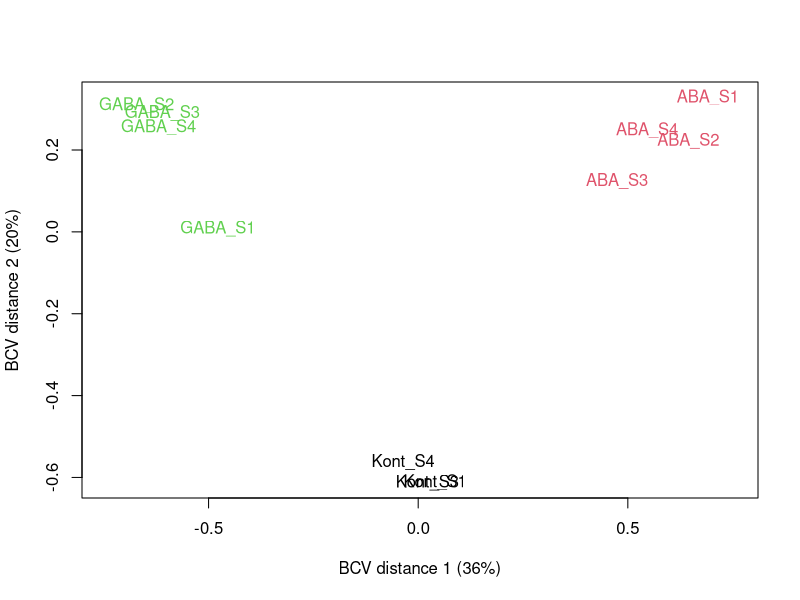
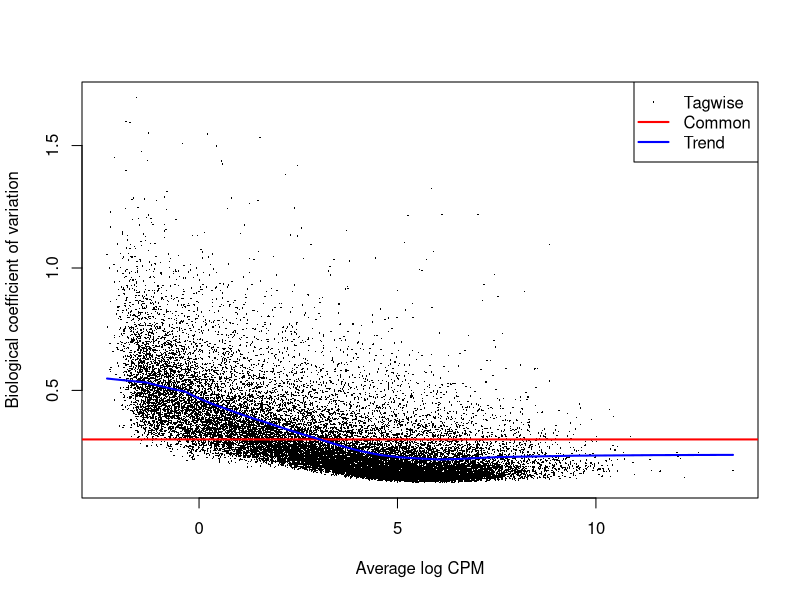
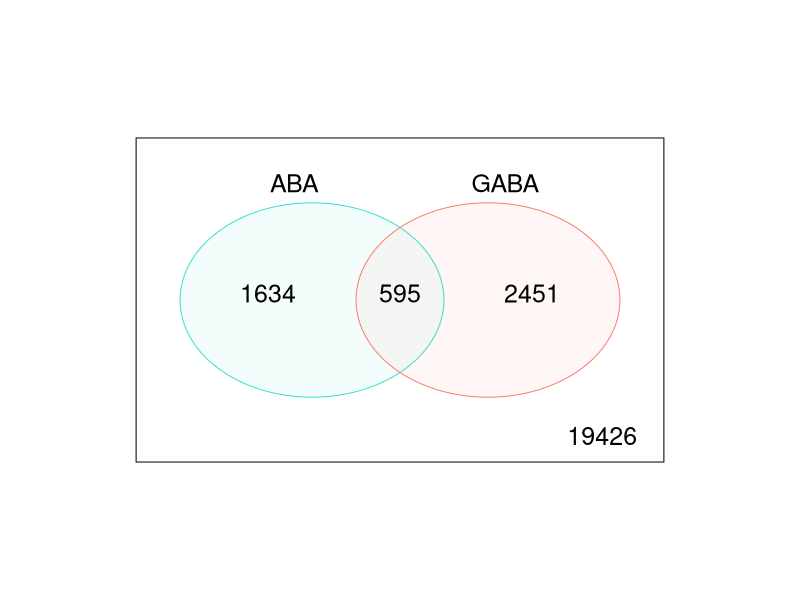
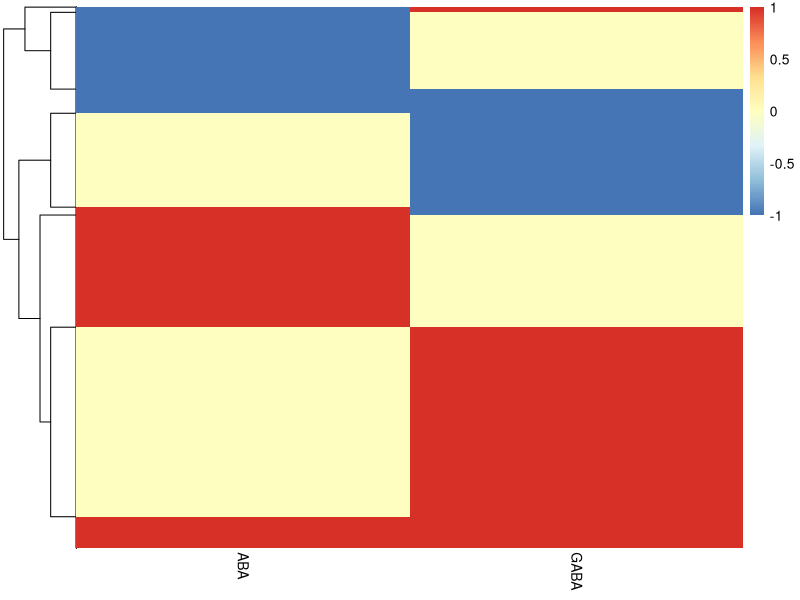
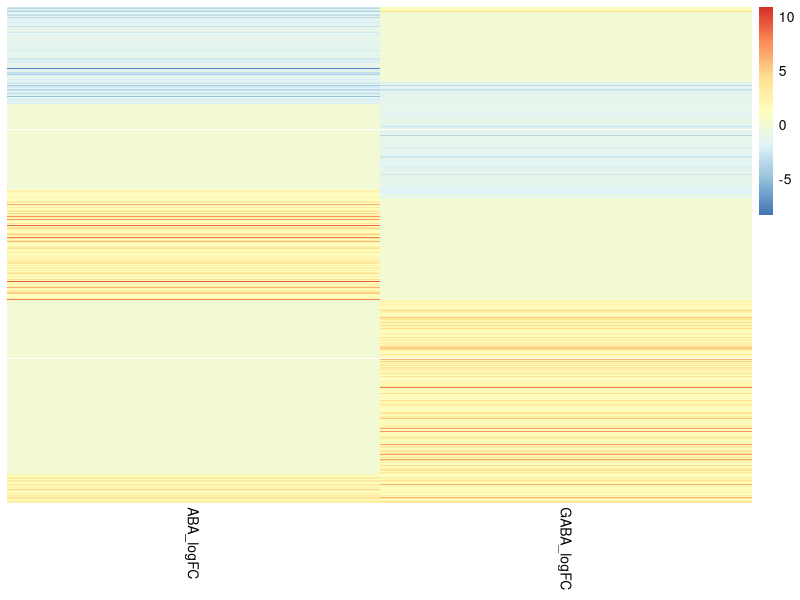

The R source for these figures, in order:
## ---- chunk 1
knitr::opts_chunk$set(echo = TRUE)
## ---- chunk 2
library(tidyverse)
library(magrittr)
library(edgeR)
library(pheatmap)
## ---- chunk 3
# load and clean up gene counts
geneCounts <- read_delim("4_Counts/GC_GABA_ABA_geneCounts_final.txt", 
                         delim = "\t", 
                         comment = "#") %>% 
  column_to_rownames("Geneid")
colnames(geneCounts) %<>% str_remove("../3_BAM/") %>% str_remove(".STARAligned_sortedByName.bam")
# crate meta data
meta <- tibble(sample = colnames(geneCounts),
              group = str_extract(sample,".+(?=_)"), # this info will fill to 'group' as col name match 'group' pram in DGEList()
              reps = str_extract(sample,"(?<=_).+")) %>% 
  filter(sample != "Kont_S2")
geneCounts %<>% dplyr::select(-Kont_S2) # remove the sample that is very badly mapped

# construct DGElist, filtering and normalize RNA composition
countList <- DGEList(counts = geneCounts,
                     samples = meta) 
keep <- filterByExpr(countList)
# By default, the function keeps genes with about 10 read counts or more in a minimum number of samples, where the number of samples is chosen according to the minimum group sample size. The actual filtering uses CPM values rather than counts in order to avoid giving preference to samples with large library sizes. For this dataset, the median library size is about 29 million and 10/29 approx. 0.34, so the filterByExpr function keeps genes that have a CPM of 0.34 or more in at least 4 samples.
table(keep)
countList <- countList[keep,, keep.lib.sizes=FALSE] %>% 
  calcNormFactors()
# set control group as reference 
countList$samples$group <- relevel(countList$samples$group, ref = "Kont")
## ---- chunk 4
# visualize sample clustering, alternatively PCA can do the job
mds <- plotMDS(countList, method="bcv", col=as.numeric(countList$samples$group))
# make it easy to change appearance 
mds %>%
  extract(c(5,6)) %>%
  as.data.frame() %>%
  rownames_to_column("sample") %>%
  left_join(meta) %>%
  ggplot(aes(x = x, y = y)) +
  geom_point(aes(colour  = group), 
             size = 7) +
  theme_bw() +
  theme(text = element_text(size=20)) +
  labs(x = "BCV distance 1",
       y = "BCV distance 2") -> mdsplot

# export::graph2office(x = mdsplot, type = "ppt",
#              file = "Barley_MDS.pptx", width = 10,
#              aspectr = 1.5)
## ---- chunk 5
# if with multiple factors, dispersion needs to be estimated with specified design matrix (see section 2.10.2 in edgeR user's guide updated in 21 Oct. 2019)
counts_Disp <- estimateDisp(countList)
plotBCV(counts_Disp)
## ---- chunk 6
# contract a design matrix with baseline control
designMat <- model.matrix(~ group, data = countList$samples)

# fit to model
fit <- glmQLFit(counts_Disp)
## ---- chunk 7
# ABA Vs Control
ABA <- glmQLFTest(fit, coef = 2)
ABAgenes <- ABA$table %>% 
  rownames_to_column("GeneID") %>% 
  mutate(adj.p = p.adjust(PValue, method = "BH"))

ABAgenes %>% 
  mutate(expression = ifelse(adj.p < 0.05 & abs(logFC) >= 1, 
                             ifelse(logFC >= 1 ,'Up','Down'),
                             'Stable'),
         expression = fct_relevel(expression, "Up","Stable","Down")) %>% 
  ggplot(aes(x = logFC, 
             y = -log10(adj.p), 
             colour = expression)) +
  geom_point(alpha = 0.4, size = 3.5) +
  scale_color_manual(values=c("red", "grey","blue"))+
  xlim(c(-10, 10)) +
  geom_vline(xintercept = c(-1,1),
             lty=4,col="black",
             lwd=0.8) +
  geom_hline(yintercept = -log10(0.05),
             lty=4,col="black",
             lwd=0.8) +
  labs(x="log2(fold change)",
       y="-log10 (adj.p-value)")  +
  theme_bw() +
  theme(text = element_text(size=20),
        legend.text = element_text(size = 18),
        plot.title = element_text(hjust = 0.5), 
        legend.position = c(1, 0), 
        legend.justification = c(1, 0), 
        legend.title = element_blank()) +
  ggtitle("ABA vs. Control") -> Vocano_ABA
# plotly::ggplotly is able to turn ggplot to interactive plot

# export::graph2office(x = Vocano_ABA, type = "ppt",
#              file = "Barley_vocano.pptx", width = 10,
#              aspectr = 1.5, append = TRUE)
## ---- chunk 8
# GABA Vs Control
GABA <- glmQLFTest(fit, coef = 3)
GABAgenes <- GABA$table %>% 
  rownames_to_column("GeneID") %>% 
  mutate(adj.p = p.adjust(PValue, method = "BH"))

GABAgenes %>% 
  mutate(expression = ifelse(adj.p < 0.05 & abs(logFC) >= 1, 
                             ifelse(logFC >= 1 ,'Up','Down'),
                             'Stable'),
         expression = fct_relevel(expression, "Up","Stable","Down")) %>% 
  ggplot(aes(x = logFC, 
             y = -log10(adj.p), 
             colour = expression)) +
  geom_point(alpha = 0.4, size = 3.5) +
  scale_color_manual(values=c("red", "grey","blue"))+
  xlim(c(-11, 11)) +
  geom_vline(xintercept = c(-1,1),
             lty=4,col="black",
             lwd=0.8) +
  geom_hline(yintercept = -log10(0.05),
             lty=4,col="black",
             lwd=0.8) +
  labs(x="log2(fold change)",
       y="-log10 (adj.p-value)")  +
  theme_bw() +
  theme(text = element_text(size=20),
        legend.text = element_text(size = 18),
        plot.title = element_text(hjust = 0.5), 
        legend.position = c(1, 0), 
        legend.justification = c(1, 0), 
        legend.title = element_blank()) +
  ggtitle("GABA vs. Control") -> Vocano_GABA

# export::graph2office(x = Vocano_GABA, type = "ppt",
#              file = "Barley_vocano.pptx", width = 10,
#              aspectr = 1.5, append = TRUE)
## ---- chunk 9
DEs <- list(ABAde = ABAgenes,
     GABAde = GABAgenes) %>% 
  lapply(function(x){
    x %>% 
      filter(adj.p <= 0.05 & abs(logFC) >= 1) %>% 
      mutate(expression = ifelse(logFC >= 1, 
                                 "Up", "Down"))
  })

ABAtags <- ABAgenes %>% 
  mutate(ABA = ifelse(adj.p <= 0.05 & abs(logFC) >= 1, 
                      1,0)) %>% 
  dplyr::select(GeneID,ABA,logFC) %>% 
  data.table::setnames("logFC","ABA_logFC") 
GABAtags <- GABAgenes %>% 
  mutate(GABA = ifelse(adj.p <= 0.05 & abs(logFC) >= 1, 
                       1,0)) %>% 
  dplyr::select(GeneID,GABA,logFC) %>% 
  data.table::setnames("logFC","GABA_logFC")

# vennDiagram 
merge(ABAtags,
      GABAtags,
      by = "GeneID") %>%
  dplyr::select(-contains("logFC")) %>% 
  column_to_rownames("GeneID") %>%
  vennDiagram(circle.col=c("turquoise", "salmon"))

# common genes
patternDE <- merge(ABAtags,
      GABAtags,
      by = "GeneID") %>% 
  mutate(ABA = ifelse(ABA == 1 & ABA_logFC < 0,
                      -1, ABA),
         GABA = ifelse(GABA == 1 & GABA_logFC < 0,
                      -1, GABA)) %>% 
  column_to_rownames("GeneID") %>% 
  filter(abs(ABA) == 1 | abs(GABA) == 1)
  

# same direction
patternDE %>% 
  filter((ABA == 1 & GABA == 1) | (ABA == -1 & GABA == -1)) %>% 
  row.names() # 448

# opposite direction
patternDE %>% 
  filter((ABA == 1 & GABA == -1) | (ABA == -1 & GABA == 1)) %>% 
  row.names() # 128

# heatmap of gene Exp pattern
patternDE %>% 
  dplyr::select(-contains("logFC")) %>% 
  pheatmap(cluster_cols = FALSE,
           show_rownames = FALSE) -> testplot

# give order to heatmap with logFC
ordering <- tibble(rowNum = testplot$tree_row$order,
                   order = seq(1, length(rowNum))) %>% 
  arrange(rowNum)

patternDE %>% 
  mutate(ABA_logFC = ifelse(ABA == 0, 0, ABA_logFC),
         GABA_logFC = ifelse(GABA == 0, 0, GABA_logFC)) %>% 
  dplyr::select(-GABA, -ABA) %>% 
  mutate(order = ordering$order) %>% 
  arrange(order) %>%  
  dplyr::select(-order) %>% 
  pheatmap(cluster_cols = FALSE,
           cluster_rows = FALSE,
           show_rownames = FALSE) 

# save.image("~/Box/Bioinfo/BarleyGCRNASeq/DEGs_removeKont_S2.RData")
